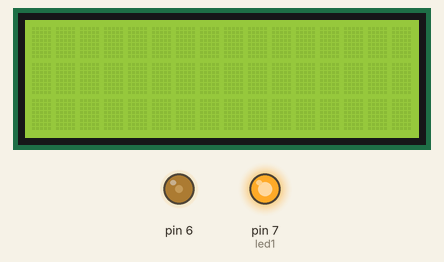
Simulated run of this sketch. Board: Arduino Uno, built with avr-gcc and run on an emulated ATmega328P. Shown: 16×3 character LCD, output pins drawn as LEDs (lit = HIGH).

Above: at 0.1 s.
At 1.0 s:
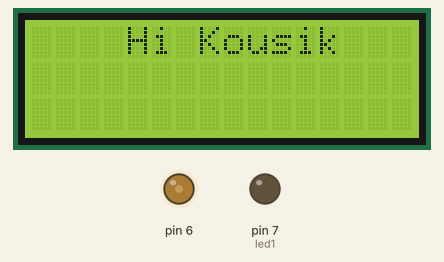
At 6.0 s:
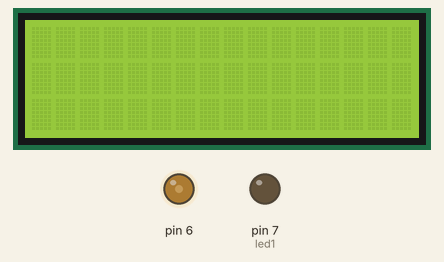
Timing chart, 0 to 130.0 s (numbered marks = the images above):
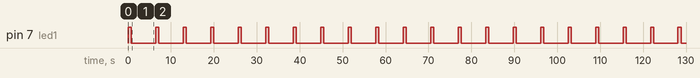

The sketch:

Cursor_Blink_LED.ino
```cpp
#include <LiquidCrystal.h>
int led1=7;
int Contrast=76;
 LiquidCrystal lcd(12, 11, 5, 4, 3, 2);

 void setup()
 {
     analogWrite(6,Contrast);
     lcd.begin(16, 3);
     pinMode(7,OUTPUT);
 }
  void loop()
 {

  digitalWrite(led1,HIGH);
  delay(750);
  digitalWrite(led1,LOW);
  delay(150);

  lcd.setCursor(4, 0);
  lcd.print("Hi Kousik");
  delay(5000);
  lcd.clear();
  delay(500);
}
```

Measured:
- by itself, pin 7 (led1): alternates HIGH for 0.75 s and LOW for 5.7 s
- by itself, everything shown: repeats every 6.4 s, in 4 steps
- what the display in image 1 shows lasts 5.0 s, from 1.0 s to 6.0 s
